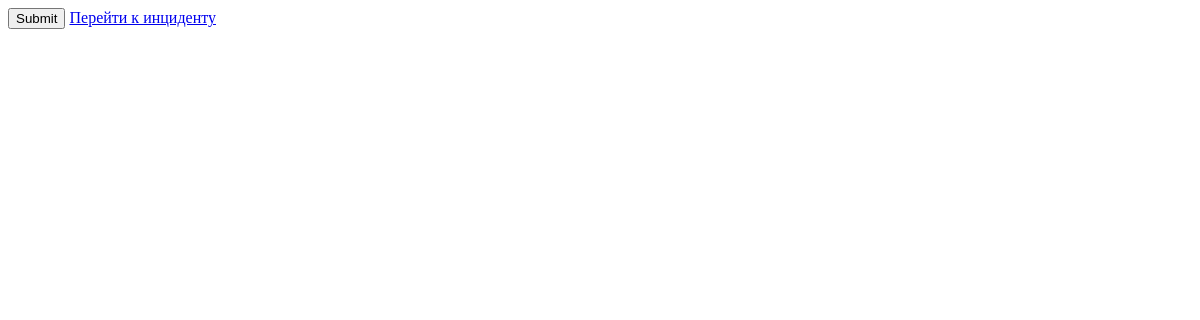
The app's page /incident/assess/1 (signed in), older data.
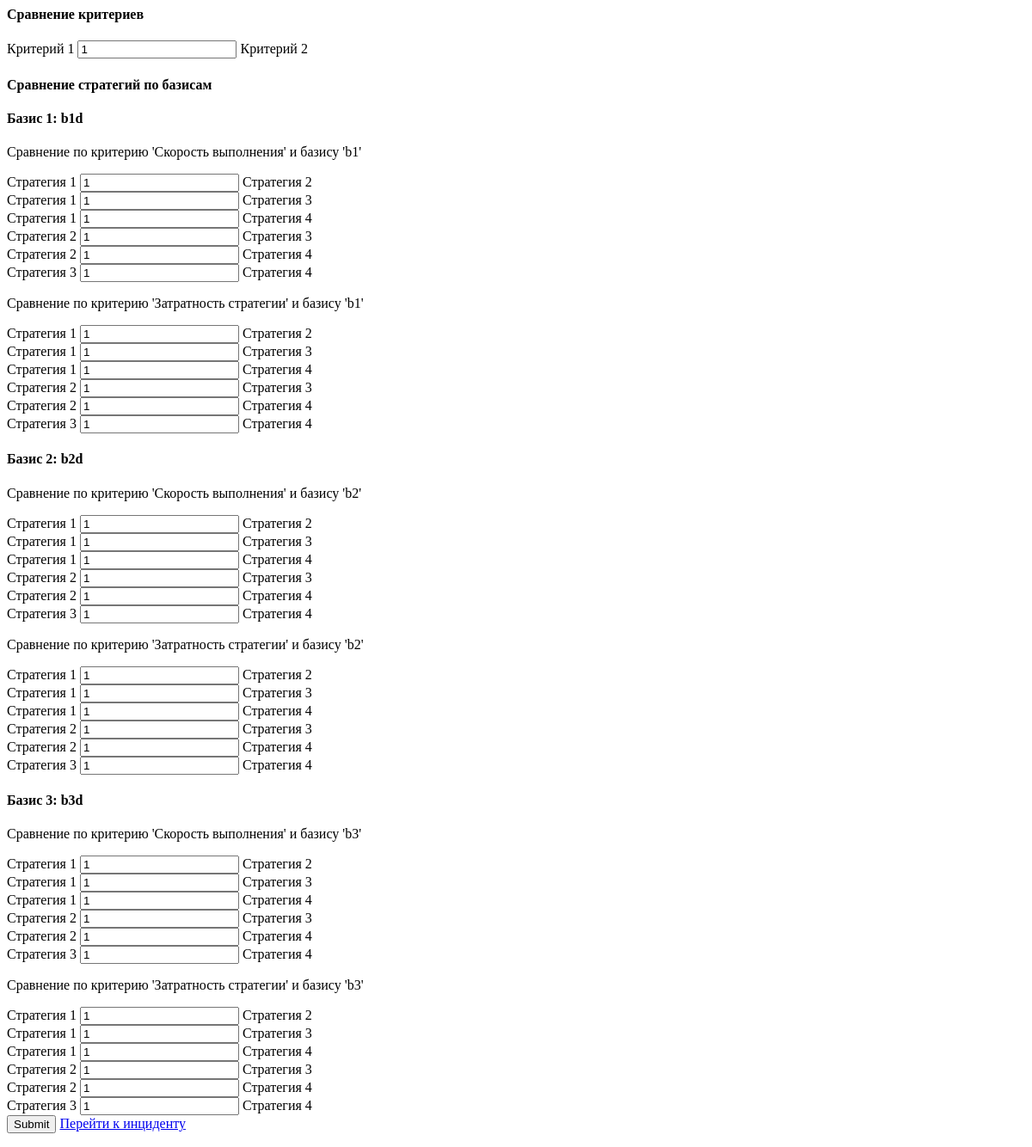
The same page, newer data.
### incidents/models.py (models this page shows, shortened)
class Basis(models.Model):
    incident = models.ForeignKey(Incident, verbose_name="Инцидент", on_delete=models.CASCADE)
    name = models.CharField("Название", max_length=100)
    description = models.TextField("Описание")
    number = models.PositiveSmallIntegerField("Номер")
    class Meta:
        verbose_name = "Базис инцидента"
        verbose_name_plural = "Базисы инцидента"
        unique_together = ('incident', 'name',)

class Criteria(models.Model):
    description = models.CharField("Описание", max_length=200)
    class Meta:
        verbose_name = "Критерий ранжирования"
        verbose_name_plural = "Критерии ранжирования"

### incidents/views.py (the view)
# urls.py: path("incident/assess/<int:incident_id>", views.incident_assess, name="incident_assess"),
@login_required(login_url='login')
def incident_assess(request, incident_id):
    if request.method == 'POST':
        print(request.body)
        return HttpResponse(status=200)
    else:
        try:
            incident = Incident.objects.get(id=incident_id)
        except Incident.DoesNotExist:
            raise Http404("Инцидент не существует")
        return render(request, "incidents/incident_assess.html",{
            'incident': incident})

### incidents/templatetags/utiltags.py (called while the page is built)
@register.filter(name='times')
def times(_min, args=None):
    _max, _step = None, None
    if args:
        if not isinstance(args, int):
            _max, _step = map(int, args.split(','))
        else:
            _max = args
    args = filter(None, (_min, _max, _step))
    return range(*args)

### incidents/templates/incidents/incident_assess.html (shortened to what this page needs)
{% load utiltags %}
<html>
<body>
  <form id="assessment">
      {% if incident.criteries.count > 1 %}
      <div>
      <h4>Сравнение критериев</h4>
      {% for x in incident.criteries.count|times %}
      {% for y in x|add:"1"|times:incident.criteries.count %}
      <div name="criteria">
        <label for="criteria_score">Критерий {{x|add:"1"}}</label>
        <input type="text" id="criteria_score" name="criteria_score" value="1" />
        <label for="criteria_score">Критерий {{y|add:"1"}}</label>
      </div>
      {% endfor %}
      {% endfor %}
      </div>
      {% endif %}
      {% if incident.basis_set.count > 0 and incident.strategy_set.count > 1 %}
      <div>
      <h4>Сравнение стратегий по базисам</h4>
      {% for basis in incident.basis_set.all %}
      <div name="basis">
      <h4>Базис {{ forloop.counter }}: {{ basis.description }}</h4>
      {% for criteria in incident.criteries.all %}
      <div name="criteria_basis">
      <p>Сравнение по критерию '{{ criteria.description }}' и базису '{{ basis.name }}'</p>
      {% for x in incident.strategy_set.count|times %}
      {% for y in x|add:"1"|times:incident.strategy_set.count %}
      <div name="strategy">
        <label for="strategy_score">Стратегия {{x|add:"1"}}</label>
        <input type="text" id="strategy_score" name="strategy_score" value="1" />
        <label for="strategy_score">Стратегия {{y|add:"1"}}</label>
      </div>
      {% endfor %}
      {% endfor %}
      </div>
      {% endfor %}
      </div>
      {% endfor %}
      {% endif %}
      <input type="submit" value="Submit" />
      <a href="{% url 'incident' incident.id %}">Перейти к инциденту</a>
  </form>
</body>
</html>

Row changes from the older to the newer data that the page shows:
now on this page (row edited): Basis: description "b1d", name "b1"
added Criteria: description "Скорость выполнения", x "1" "1" "1" "2" "2" "3" "1" "1" "1" "2" "2" "3" "1" "1" "1" "2" "2" "3", x "2" "3" "4" "3" "4" "4" "2" "3" "4" "3" "4" "4" "2" "3" "4" "3" "4" "4"
added Criteria: description "Затратность стратегии", x "1" "1" "1" "2" "2" "3" "1" "1" "1" "2" "2" "3" "1" "1" "1" "2" "2" "3", x "2" "3" "4" "3" "4" "4" "2" "3" "4" "3" "4" "4" "2" "3" "4" "3" "4" "4"
now on this page (row edited): Basis: description "b2d", name "b2"
now on this page (row edited): Basis: description "b3d", name "b3"
Text that changed along with them:
text now shown: "Сравнение критериев Сравнение стратегий по базисам"
new list line: "Критерий 1 1 Критерий 2"
